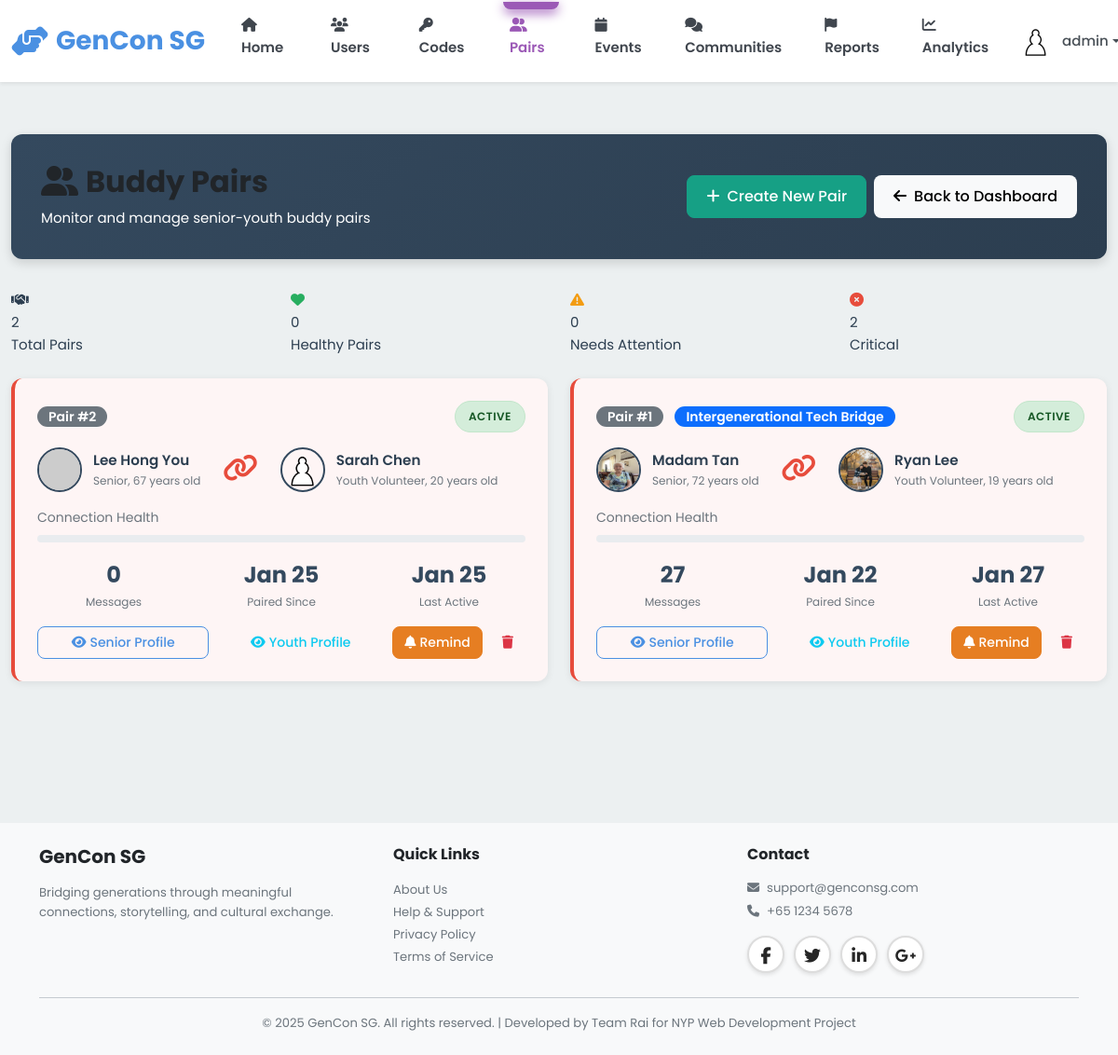
/admin/pairs (signed in), run on an earlier commit of the app's database.
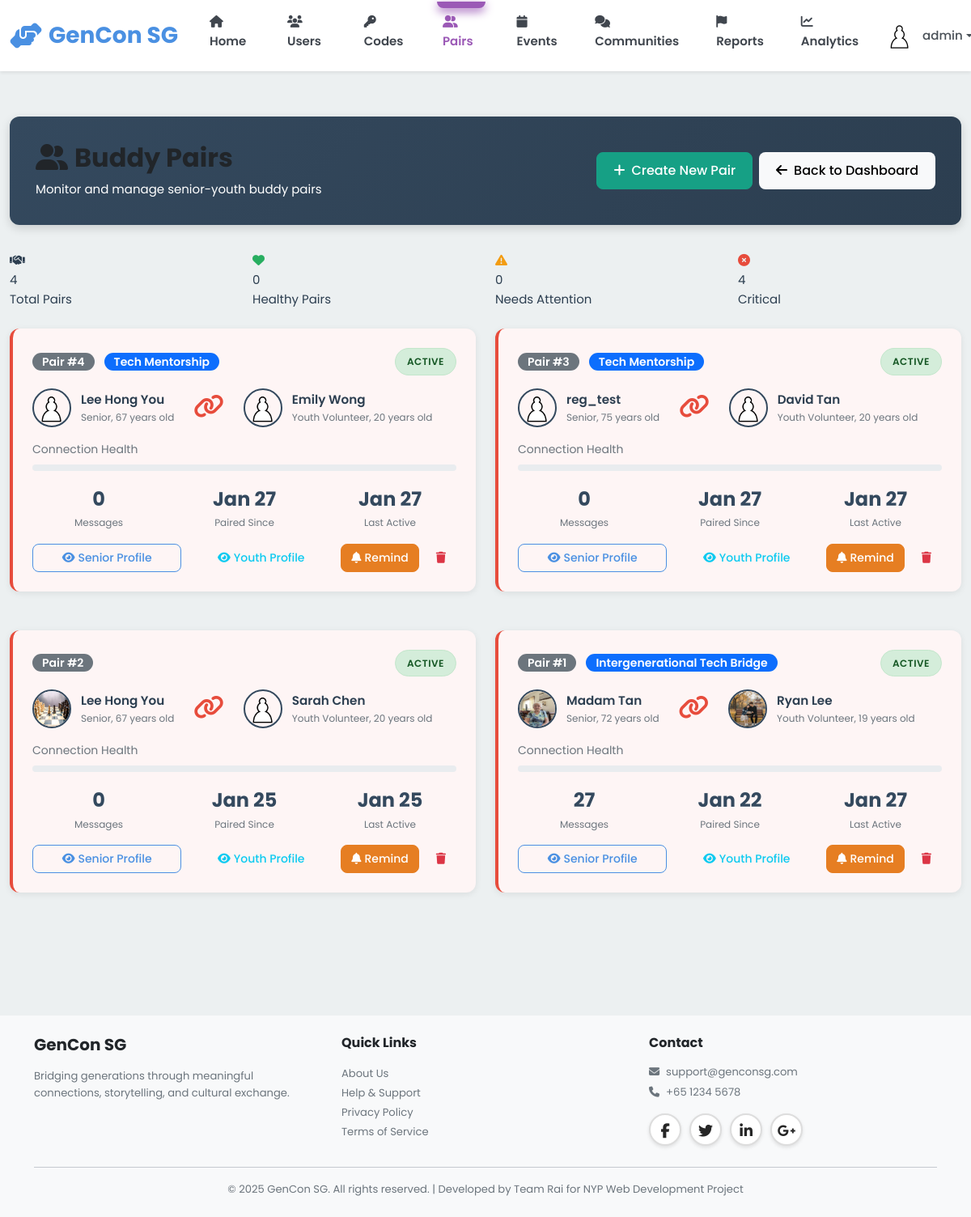
And on a later commit of the database.
### models.py (models this page shows, shortened)
class User(db.Model):
    __tablename__ = 'users'
    id = db.Column(db.Integer, primary_key=True)
    username = db.Column(db.String(80), unique=True, nullable=False, index=True)
    password_hash = db.Column(db.String(255), nullable=False)
    email = db.Column(db.String(120), unique=True, nullable=False, index=True)
    full_name = db.Column(db.String(120), nullable=False)
    phone = db.Column(db.String(20))
    age = db.Column(db.Integer, nullable=False)
    bio = db.Column(db.Text)  # User biography
    school = db.Column(db.String(255))  # School or organization for youth
    role = db.Column(db.String(20), nullable=False)  # 'senior', 'youth', or 'admin'
    elo = db.Column(db.Integer, default=1200) # Default ELO rating
    profile_picture = db.Column(db.String(255), default='images/default-avatar.png')
    disable_reason = db.Column(db.Text)
    interests_json = db.Column(db.Text)  # Stores interests as JSON array
    languages_json = db.Column(db.Text)  # Stores languages as JSON array
    accessibility_settings_json = db.Column(db.Text)  # Stores settings as JSON object
    created_at = db.Column(db.DateTime, default=datetime.utcnow, nullable=False)
    last_active = db.Column(db.DateTime, default=datetime.utcnow, nullable=False)
    is_active = db.Column(db.Boolean, default=True)
    stories = db.relationship('Story', back_populates='user', lazy='dynamic')
    sent_messages = db.relationship('Message', foreign_keys='Message.sender_id',
                                   back_populates='sender', lazy='dynamic')
    received_messages = db.relationship('Message', foreign_keys='Message.recipient_id',
                                       back_populates='recipient', lazy='dynamic')
    senior_pairs = db.relationship('Pair', foreign_keys='Pair.senior_id',
                                   back_populates='senior', lazy='dynamic')
    youth_pairs = db.relationship('Pair', foreign_keys='Pair.youth_id',
                                 back_populates='youth', lazy='dynamic')
    streak = db.relationship('Streak', back_populates='user', uselist=False)
    badges = db.relationship('Badge', back_populates='user', lazy='dynamic')
    checkins = db.relationship('Checkin', back_populates='user', lazy='dynamic')
    @property
    def interests(self):
        """Get interests as Python list from JSON string."""
        if self.interests_json:
            return json.loads(self.interests_json)
        return []
    @interests.setter
    def interests(self, value):
        """Set interests from Python list, store as JSON string."""
        self.interests_json = json.dumps(value)
    @property
    def languages(self):
        """Get languages as Python list from JSON string."""
        if self.languages_json:
            return json.loads(self.languages_json)
        return []
    @languages.setter
    def languages(self, value):
        """Set languages from Python list, store as JSON string."""
        self.languages_json = json.dumps(value)
    @property
    def accessibility_settings(self):
        """Get accessibility settings as Python dict from JSON string."""
        if self.accessibility_settings_json:
            return json.loads(self.accessibility_settings_json)
        return {}

class Pair(db.Model):
    __tablename__ = 'pairs'
    id = db.Column(db.Integer, primary_key=True)
    senior_id = db.Column(db.Integer, db.ForeignKey('users.id'), nullable=False, index=True)
    youth_id = db.Column(db.Integer, db.ForeignKey('users.id'), nullable=False, index=True)
    program = db.Column(db.String(100))  # Program/initiative name
    status = db.Column(db.String(20), default='active')  # active, inactive, paused
    paired_date = db.Column(db.DateTime, default=datetime.utcnow, nullable=False)
    last_interaction = db.Column(db.DateTime, default=datetime.utcnow)
    senior = db.relationship('User', foreign_keys=[senior_id], back_populates='senior_pairs')
    youth = db.relationship('User', foreign_keys=[youth_id], back_populates='youth_pairs')
    __table_args__ = (db.UniqueConstraint('senior_id', 'youth_id', name='unique_senior_youth_pair'),)

### blueprints/admin.py (the view)
@admin_bp.route('/pairs')
@admin_required
def pairs():
    all_pairs = Pair.query.order_by(Pair.paired_date.desc()).all()
    inactive_threshold = datetime.utcnow() - timedelta(days=7)
    warning_threshold = datetime.utcnow() - timedelta(days=3)
    pairs_data = []
    for pair in all_pairs:
        message_count = Message.query.filter(
            ((Message.sender_id == pair.senior_id) & (Message.recipient_id == pair.youth_id)) |
            ((Message.sender_id == pair.youth_id) & (Message.recipient_id == pair.senior_id))
        ).count()
        if pair.last_interaction < inactive_threshold:
            health = 'critical'
        elif pair.last_interaction < warning_threshold:
            health = 'warning'
        else:
            health = 'good'
        pairs_data.append({
            'pair': pair,
            'message_count': message_count,
            'health': health
        })
    return render_template('admin/pairs.html', pairs_data=pairs_data)

### app.py (called while the page is built)
@app.context_processor
def inject_user():
    user_streak = 0
    if 'user_id' in session:
        from models import Streak
        streak = Streak.query.filter_by(user_id=session['user_id']).first()
        if streak:
            user_streak = streak.current_streak
    return dict(session=session, user_streak=user_streak)

@app.after_request
def add_security_headers(response):
    csp = (
        "default-src 'self'; "
        "script-src 'self' 'unsafe-inline' 'unsafe-eval' blob: https://cdn.jsdelivr.net https://cdnjs.cloudflare.com; "
        "style-src 'self' 'unsafe-inline' https://cdn.jsdelivr.net https://cdnjs.cloudflare.com https://fonts.googleapis.com; "
        "font-src 'self' https://cdnjs.cloudflare.com https://fonts.gstatic.com; "
        "img-src 'self' data: blob: https:; "
        "connect-src 'self' ws: wss: https://cdn.jsdelivr.net https://cdnjs.cloudflare.com; "
        "worker-src 'self' blob:;"
    )
    response.headers['Content-Security-Policy'] = csp
    return response

### templates/admin/pairs.html (shortened to what the changed rows need)
{% extends "base.html" %}
{% block extra_css %}
<link rel="stylesheet" href="{{ url_for('static', filename='css/admin.css') }}">
{% endblock %}
{% block content %}
<div class="container-fluid py-4">
    <div class="admin-header">
        <div class="d-flex justify-content-between align-items-center">
            <div>
                <h1><i class="fas fa-user-friends me-2"></i>Buddy Pairs</h1>
            </div>
        </div>
    </div>
    <div class="row mb-4">
        <div class="col-md-3">
            <div class="stat-card pairs">
                <div class="stat-icon"><i class="fas fa-handshake"></i></div>
                <div class="stat-value">{{ pairs_data|length }}</div>
                <div class="stat-label">Total Pairs</div>
            </div>
        </div>
        <div class="col-md-3">
            <div class="stat-card" style="border-left-color: #E74C3C;">
                <div class="stat-icon" style="color: #E74C3C;"><i class="fas fa-times-circle"></i></div>
                <div class="stat-value">{{ pairs_data|selectattr('health', 'equalto', 'critical')|list|length }}</div>
                <div class="stat-label">Critical</div>
            </div>
        </div>
    </div>
    {% if pairs_data %}
    <div class="row">
        {% for item in pairs_data %}
        <div class="col-lg-6 mb-4">
            <div class="pair-card {% if item.health == 'warning' %}warning{% elif item.health == 'critical' %}critical{% endif %}">
                <div class="pair-header">
                    <div>
                        <span class="badge bg-secondary">Pair #{{ item.pair.id }}</span>
                        {% if item.pair.program %}
                        <span class="badge bg-primary ms-2">{{ item.pair.program }}</span>
                        {% endif %}
                    </div>
                    <span class="status-badge {{ item.pair.status }}">{{ item.pair.status|capitalize }}</span>
                </div>
                <div class="pair-users">
                    <div class="pair-user">
                        <img src="{{ url_for('static', filename='images/' + (item.pair.senior.profile_picture or 'default-avatar.png')) }}"
                             alt="Senior Avatar"
                             onerror="this.src='https://ui-avatars.com/api/?name={{ item.pair.senior.full_name }}&background=E67E22&color=fff'">
                        <div class="user-info">
                            <div class="name">{{ item.pair.senior.full_name }}</div>
                            <div class="role">Senior, {{ item.pair.senior.age }} years old</div>
                        </div>
                    </div>
                    <div class="text-center">
                        <i class="fas fa-link fa-2x" style="color: {% if item.health == 'good' %}#27AE60{% elif item.health == 'warning' %}#F39C12{% else %}#E74C3C{% endif %};"></i>
                    </div>
                    <div class="pair-user">
                        <img src="{{ url_for('static', filename='images/' + (item.pair.youth.profile_picture or 'default-avatar.png')) }}"
                             alt="Youth Avatar"
                             onerror="this.src='https://ui-avatars.com/api/?name={{ item.pair.youth.full_name }}&background=9B59B6&color=fff'">
                        <div class="user-info">
                            <div class="name">{{ item.pair.youth.full_name }}</div>
                            <div class="role">Youth Volunteer, {{ item.pair.youth.age }} years old</div>
                        </div>
                    </div>
                </div>
                <div class="connection-strength">
                    <div class="label">Connection Health</div>
                    <div class="strength-bar">
                        <div class="fill {{ item.health }}" style="width: {% if item.health == 'good' %}100{% elif item.health == 'warning' %}50{% else %}20{% endif %}%;"></div>
                    </div>
                </div>
                <div class="pair-stats">
                    <div class="pair-stat">
                        <div class="value">{{ item.message_count }}</div>
                        <div class="label">Messages</div>
                    </div>
                    <div class="pair-stat">
                        <div class="value">{{ item.pair.paired_date.strftime('%b %d') }}</div>
                        <div class="label">Paired Since</div>
                    </div>
                    <div class="pair-stat">
                        <div class="value">{{ item.pair.last_interaction.strftime('%b %d') if item.pair.last_interaction else 'Never' }}</div>
                        <div class="label">Last Active</div>
                    </div>
                </div>
                <div class="d-flex gap-2 mt-3">
                    <a href="{{ url_for('admin.user_detail', user_id=item.pair.senior_id) }}" class="btn btn-sm btn-outline-primary flex-grow-1">
                        <i class="fas fa-eye me-1"></i>Senior Profile
                    </a>
                    <a href="{{ url_for('admin.user_detail', user_id=item.pair.youth_id) }}" class="btn btn-sm btn-outline-info flex-grow-1">
                        <i class="fas fa-eye me-1"></i>Youth Profile
                    </a>
                    {% if item.health != 'good' %}
                    <form action="{{ url_for('admin.send_pair_reminder', pair_id=item.pair.id) }}" method="POST" class="d-inline">
                        <button type="submit" class="btn btn-sm btn-warning">
                            <i class="fas fa-bell me-1"></i>Remind
                        </button>
                    </form>
                    {% endif %}
                    <form action="{{ url_for('admin.delete_pair', pair_id=item.pair.id) }}" method="POST" class="d-inline" onsubmit="return confirm('Permanently remove this pair?');">
                        <button type="submit" class="btn btn-sm btn-outline-danger">
                            <i class="fas fa-trash"></i>
                        </button>
                    </form>
                </div>
            </div>
        </div>
        {% endfor %}
    </div>
    {% endif %}
</div>
{% endblock %}

What changed in the data, as far as the page shows it:
added Pair: pair.id "4", pair.program "Tech Mentorship", pair.status "ACTIVE", pair.paired_date "Jan 27", pair.last_interaction "Jan 27"
now on this page (row unchanged): User: profile_picture (placeholder picture), pair.senior.full_name "Lee Hong You", pair.senior.age "67"
now on this page (row unchanged): User: profile_picture (placeholder picture), pair.youth.full_name "Emily Wong", pair.youth.age "20"
added Pair: pair.id "3", pair.program "Tech Mentorship", pair.status "ACTIVE", pair.paired_date "Jan 27", pair.last_interaction "Jan 27"
now on this page (row unchanged): User: profile_picture (placeholder picture), pair.senior.full_name "reg_test", pair.senior.age "75"
now on this page (row unchanged): User: profile_picture (placeholder picture), pair.youth.full_name "David Tan", pair.youth.age "20"
changed User (number 5 of 8 on the later page): profile_picture: picture added
Also different on the page:
{{ pairs_data|length }}: "2" → "4"
{{ pairs_data|selectattr('health', 'equalto', 'critical')|list|length }}: "2" → "4"
new list line: "Pair # Senior, years old Youth Volunteer, years old Connection Health 0 Messages Paired Since Last Active Senior Profile Youth Profile Remind"
